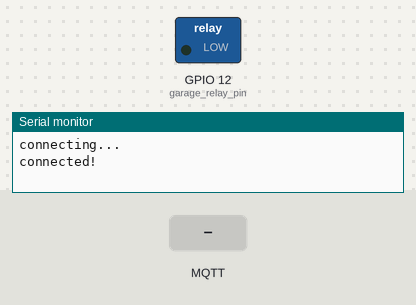
This sketch was run on a simulated ESP32. Parts: switched loads named in the sketch (green lamp = pin HIGH), the last lines printed to the serial monitor. Inputs (shaded band) come from the test bench. WiFi joins after 1.5 s; servers stay silent unless stated; no MQTT or app messages arrive unless stated.

Above: at 2.7 s.
2.8 s: MQTT message "send-command" arrives on the second subscribed topic
At 3.6 s:
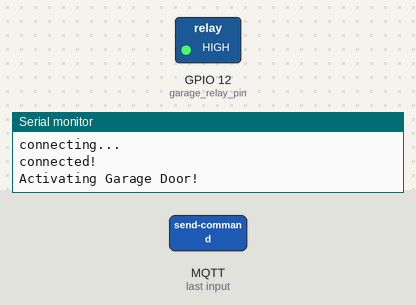
5.3 s: MQTT message "send-command" arrives on the first subscribed topic
6.8 s: MQTT message "1" arrives on the first subscribed topic
Timing chart, 0 to 9.8 s (numbered marks = the images above; inputs shaded):
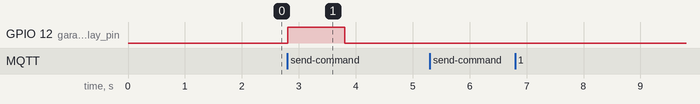

Measured:
- after the input at 2.8 s, GPIO 12 (garage_relay_pin): LOW → HIGH at once, → LOW 1.0 s later

The sketch:

433_transmitter.ino
```cpp
/*
  Based on the SendDemo example from the RC Switch library
  https://github.com/sui77/rc-switch/
*/
#include <MQTT.h>
#include <WiFiManager.h>
#include <ArduinoJson.h>

const char *ssid = std::getenv("WIFI_SSID");
const char *password = std::getenv("WIFI_PASS");
WiFiClient net;
MQTTClient client;

#include <RCSwitch.h>

RCSwitch mySwitch = RCSwitch();

long rf_payload = -1;
int device_id = 101;

const long garage_relay_duration = 1000;
unsigned long garage_relay_activate_millis = 0;
const int garage_relay_pin = 12;
bool garage_relay_on = false;

void connect_mqtt()
{
  Serial.print("\nconnecting...");
  String client_id = "rf-433-" + String(device_id);

  while (!client.connect(client_id.c_str(), "nigel", "O6XNCkmwRSGqwWXav80=")) {
    Serial.print(".");
    delay(1000);
  }
  Serial.println("\nconnected!");
  client.subscribe("rf-433/" + String(device_id) + "/send-command", 2);
  client.subscribe("relay/" + String(device_id) + "/garage-door", 2);
}

void messageReceived(String &topic, String &payload) {


  char topic_search[100];
  strcpy(topic_search, topic.c_str());
  char * pch;
  int cmd_depth = 2;
  pch = strtok (topic_search,"/");
  for(int i = 0; i < cmd_depth; i++)
  {
    if(pch == NULL)
      return;
    pch = strtok (NULL,"/");
  }
  if(pch == NULL)
    return;

  if(strcmp(pch, "send-command") == 0)
  {
      StaticJsonDocument<200> doc;
      DeserializationError error = deserializeJson(doc, payload.c_str());
        if (error) {
        Serial.print(F("deserializeJson() failed: "));
        Serial.println(error.f_str());
        return;
      }
      rf_payload = doc["rf_payload"];
  }
  if(strcmp(pch, "garage-door") == 0)
  {
    Serial.println("Activating Garage Door!");
    garage_relay_activate_millis = millis();
    garage_relay_on = true;
    digitalWrite(garage_relay_pin, HIGH);
    return;
  }
  Serial.println("incoming: " + topic + " - rf payload = " + String(rf_payload));

  // Note: Do not use the client in the callback to publish, subscribe or
  // unsubscribe as it may cause deadlocks when other things arrive while
  // sending and receiving acknowledgments. Instead, change a global variable,
  // or push to a queue and handle it in the loop after calling `client.loop()`.
}

void setup() {
  Serial.begin ( 115200 );
  delay(10);
  WiFiManager wifiManager;
  wifiManager.setSTAStaticIPConfig(IPAddress(192,168,0,100), IPAddress(192,168,0,1), IPAddress(255,255,255,0), IPAddress(192,168,0,201)); // optional DNS 4th argument
  wifiManager.autoConnect(ssid, password);

  client.begin("hardlee.mqtt", net);
  client.onMessage(messageReceived);

  // Transmitter is connected to Arduino Pin #10
  mySwitch.enableTransmit(10);

  mySwitch.setProtocol(1);

  // Optional set pulse length.
  mySwitch.setPulseLength(185);

  // Optional set protocol (default is 1, will work for most outlets)
  mySwitch.setRepeatTransmit(15);

  connect_mqtt();
  pinMode(garage_relay_pin, OUTPUT);
  digitalWrite(garage_relay_pin, LOW);


}

void loop() {
  client.loop();
  delay(10);
  if(rf_payload != -1)
  {
    mySwitch.send(rf_payload, 24);
    rf_payload = -1;
  }
  if(garage_relay_on == true)
  {
    unsigned long current_millis = millis();
    if(current_millis - garage_relay_activate_millis >= garage_relay_duration)
    {
      Serial.println("'un'-pressing garage door button");
      garage_relay_on = false;
      digitalWrite(garage_relay_pin, LOW);
    }
  }
  if (!client.connected()) {
    connect_mqtt();
  }
}
```
